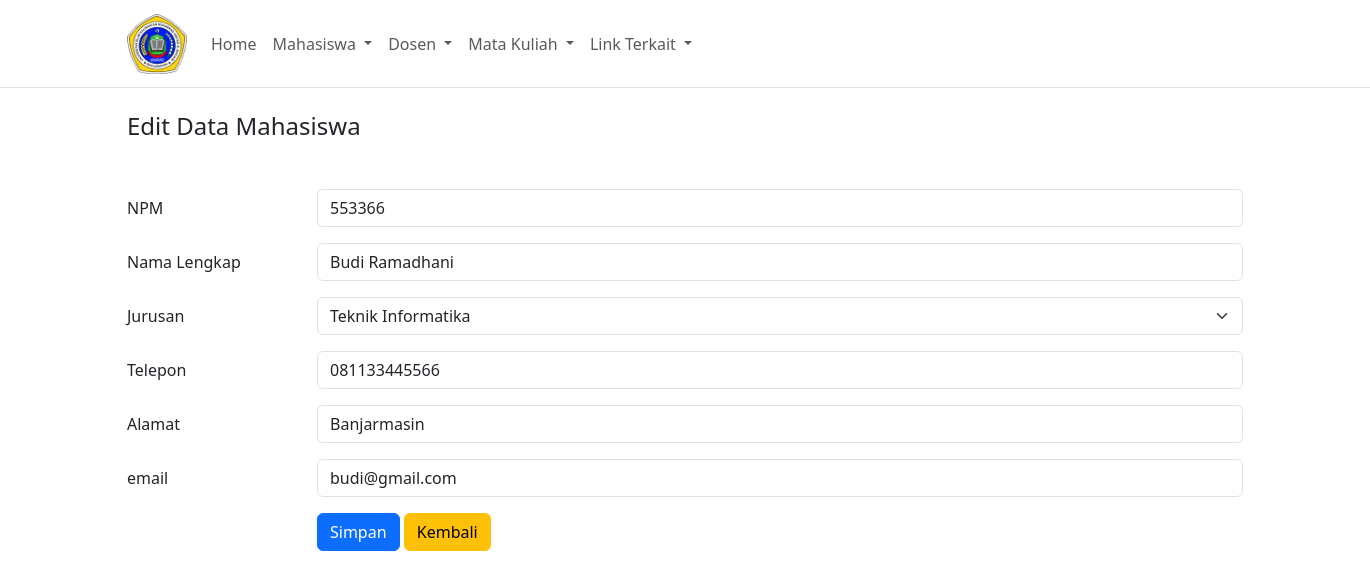
The app's page /?page=mahasiswaEdit&id=18 with its own data.
### tables this page shows
CREATE TABLE `mahasiswa` (
  `id` int(11) NOT NULL,
  `npm` varchar(10) NOT NULL,
  `nama` varchar(200) NOT NULL,
  `jurusan` varchar(5) NOT NULL,
  `telepon` varchar(15) NOT NULL,
  `alamat` varchar(200) NOT NULL,
  `email` varchar(100) NOT NULL
);

### mahasiswa/edit.php (the view, shortened to what this page needs)
<?php
    include 'connection.php';
    $id = $_GET['id'];
    $query = mysqli_query($con,"SELECT * FROM mahasiswa WHERE id = $id");
    $data = mysqli_fetch_array($query);
?>
<h4 class="mb-5">Edit Data Mahasiswa</h4>
<form action="" method="post">
    <div class="mb-3 row">
        <label for="npm" class="col-sm-2 col-form-label">NPM</label>
        <div class="col-sm-10">
            <input type="text" name="npm" class="form-control" placeholder="Masukan npm..." value="<?= $data['npm']; ?>">
        </div>
    </div>
    <div class="mb-3 row">
        <label for="nama" class="col-sm-2 col-form-label">Nama Lengkap</label>
        <div class="col-sm-10">
            <input type="text" name="nama" class="form-control" placeholder="Masukan nama lengkap..." value="<?= $data['nama']; ?>">
        </div>
    </div>
    <div class="mb-3 row">
        <label for="jurusan" class="col-sm-2 col-form-label">Jurusan</label>
        <div class="col-sm-10">
            <select class="form-select" name="jurusan">
                <option value="TI"<?php echo ($data['jurusan'] == 'TI') ? "selected" : "";  ?> >Teknik Informatika</option>
            </select>
        </div>
    </div>
    <div class="mb-3 row">
        <label for="telepon" class="col-sm-2 col-form-label">Telepon</label>
        <div class="col-sm-10">
            <input type="text" name="telepon" class="form-control" placeholder="Masukan telepon..." value="<?= $data['telepon'];?>">
        </div>
    </div>
    <div class="mb-3 row">
        <label for="alamat" class="col-sm-2 col-form-label">Alamat</label>
        <div class="col-sm-10">
            <input type="text" name="alamat" class="form-control" placeholder="Masukan alamat ..." value="<?= $data['alamat'] ?>">
        </div>
    </div>
    <div class="mb-3 row">
        <label for="email"  class="col-sm-2 col-form-label">email</label>
        <div class="col-sm-10">
            <input type="text" name="email" class="form-control" placeholder="Masukan email..." value="<?= $data['email'] ?>">
        </div>
    </div>
    <div class="row">
        <div class="offset-md-2">
            <input type="submit" name="submit" value="Simpan" class="btn btn-primary">
            <a href="?page=mahasiswa" class="btn btn-warning">Kembali</a>
        </div>
    </div>
</form>

### records on screen
mahasiswa: npm "553366", nama "Budi Ramadhani", jurusan "Teknik Informatika", telepon "081133445566", alamat "Banjarmasin", email "budi@gmail.com"
